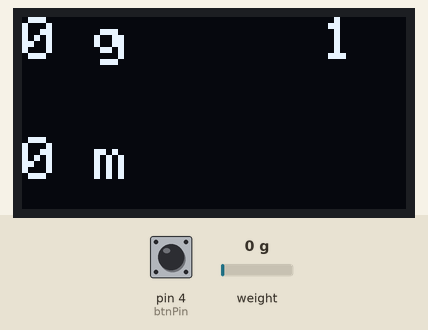
This sketch was run on a simulated Arduino Uno, built with avr-gcc and run on an emulated ATmega328P. Parts: 128×64 one-colour display. The test bench sets the inputs (shaded band); at power-on: pin 4 (btnPin) HIGH, weight on the scale 0 g. What the sketch prints to the serial monitor is not drawn.

Above: at 2.9 s.
3.0 s: pin 4 (btnPin) pulled LOW for 1.4 s
At 4.2 s:
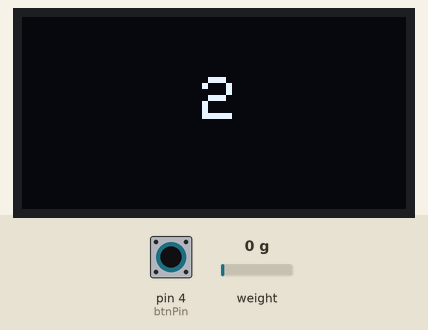
5.9 s: weight on the scale set to 1250 g
At 7.6 s:
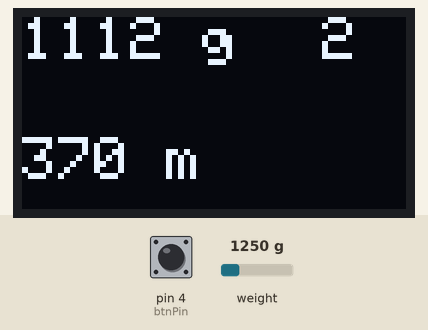
8.1 s: weight on the scale set to 2500 g
At 9.9 s:
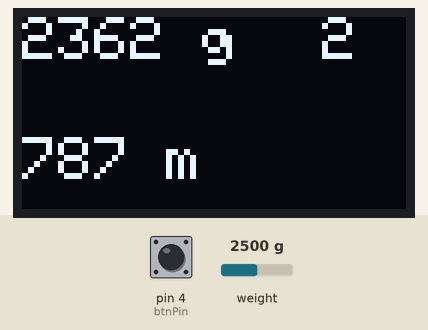
10.5 s: pin 4 (btnPin) pulled LOW for 1.4 s
At 12.0 s:
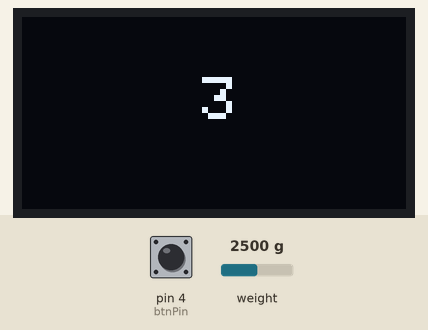
13.4 s: weight on the scale set to 100 g
At 14.4 s:
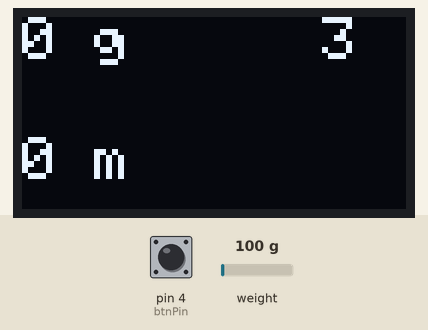
Timing chart, 0 to 16.1 s (numbered marks = the images above; inputs shaded):
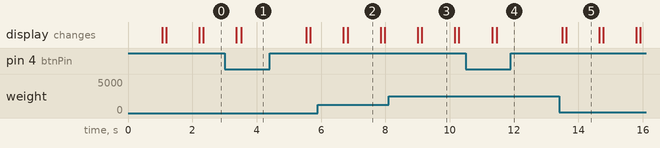

The sketch:

Final_Filament_Scale_Code.ino
```cpp
#include "HX711.h"
#include <SPI.h>
#include <Wire.h>
#include <Adafruit_GFX.h>
#include <Adafruit_SSD1306.h>

#define SCREEN_WIDTH 128
#define SCREEN_HEIGHT 64
// Declaration for an SSD1306 display connected to I2C (SDA, SCL pins)
// The pins for I2C are defined by the Wire-library.
// On an arduino UNO:       A4(SDA), A5(SCL)
// On an arduino MEGA 2560: 20(SDA), 21(SCL)
// On an arduino LEONARDO:   2(SDA),  3(SCL), ...
#define OLED_RESET     -1 // Reset pin # (or -1 if sharing Arduino reset pin)
#define SCREEN_ADDRESS 0x3C ///< See datasheet for Address; 0x3D for 128x64, 0x3C for 128x32
Adafruit_SSD1306 display(SCREEN_WIDTH, SCREEN_HEIGHT, &Wire, OLED_RESET);

HX711 scale;

const int btnPin = 4;
int spoolType = 1; // 1 = 0g; 2 = 138g; 3 = 185g; 4 = 195g
int btnState;
uint8_t dataPin  = 3;
uint8_t clockPin = 2;

void setup() {
  Serial.begin(115200);
  scale.begin(dataPin, clockPin);
  scale.set_offset(443979);
  scale.set_scale(-216.237655);
  pinMode (btnPin, INPUT_PULLUP);

  if (!display.begin(SSD1306_SWITCHCAPVCC, SCREEN_ADDRESS)) {
    Serial.println(F("SSD1306 allocation failed"));
    for (;;);
  }
}

void loop () {
  btnState = digitalRead (btnPin);

  while (btnState == LOW) {
    spoolType++;
    display.clearDisplay();
    display.setTextSize(2);
    display.setTextColor(SSD1306_WHITE);
    display.setCursor(60, 20);
    display.print(spoolType);
    display.display ();
    delay (1000);

    if (spoolType > 3) {
      spoolType = 0;
    }

    btnState = digitalRead (btnPin);
  }

  float totalWeight = scale.get_units(10);
  int spoolWeight2 = 138;
  int spoolWeight3 = 185;
  int spoolWeight4 = 195;
  int filamentWeight;

  if (spoolType == 1) {
    filamentWeight = (totalWeight);
  }
  else if (spoolType == 2) {
    filamentWeight = (totalWeight - spoolWeight2);
  }
  else if (spoolType == 3) {
    filamentWeight = (totalWeight - spoolWeight3);
  }
  else {
    filamentWeight = (totalWeight - spoolWeight4);
  }

  if (filamentWeight == 0) {
    Serial.println (filamentWeight);
  }

  if (filamentWeight < 0) {
    display.clearDisplay();
    display.setTextSize(2);
    display.setTextColor(SSD1306_WHITE);
    display.setCursor(0, 0);
    display.print("0");
    display.println (" g");

    display.setTextSize(2);
    display.setTextColor(SSD1306_WHITE);
    display.setCursor(0, 40);
    display.print("0");
    display.print (" m");
    display.display ();
    delay (100);
  }
  else {
    int filamentLength = (filamentWeight / 3);
    display.clearDisplay();
    display.setTextSize(2);
    display.setTextColor(SSD1306_WHITE);
    display.setCursor(0, 0);
    display.print(filamentWeight);
    display.println (" g");

    display.setTextSize(2);
    display.setTextColor(SSD1306_WHITE);
    display.setCursor(0, 40);
    display.print(filamentLength);
    display.print (" m");
    display.display ();
    delay (100);
  }

  if (spoolType == 0) {
    display.setTextSize(2);
    display.setTextColor(SSD1306_WHITE);
    display.setCursor(100, 0);
    display.print(4);
    display.display ();
  }
  else {
    display.setTextSize(2);
    display.setTextColor(SSD1306_WHITE);
    display.setCursor(100, 0);
    display.print(spoolType);
    display.display ();
  }
}
```

Measured:
- after the input at 3.0 s, the display: first differs from a run without the input after 0.52 s (image 1)
- after the input at 5.9 s, the display: first changes after 0.80 s (image 2 shows a later state)
- after the input at 8.1 s, the display: first changes after 0.91 s (image 3 shows a later state)
- after the input at 10.5 s, the display: first differs from a run without the input after 0.97 s (image 4)
- what the display in image 2 shows lasts 1.1 s, from 6.8 s to 7.9 s
